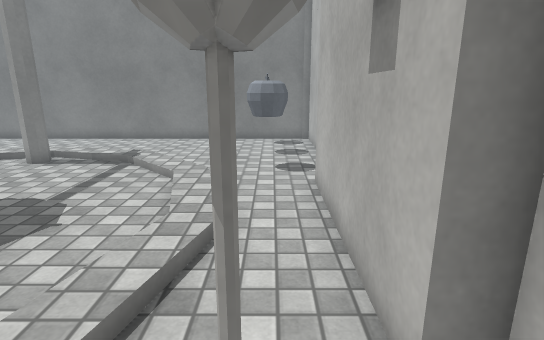
View 1 (above)

13 first-person views from a walk through a Unity game level. The camera is 1.4 m above the floor, tilts 14° down and sees 80° across. The floor is counted in squares, 0.5 m on a side. Each view is taken from the middle of a square. On the plan, view 1 faces up. The plan holds only what a view shows up to about 20 squares ahead; the rest is blank. The place goes on beyond the plan. The player character is not drawn. Some surface patterns are stand-ins.

View 2
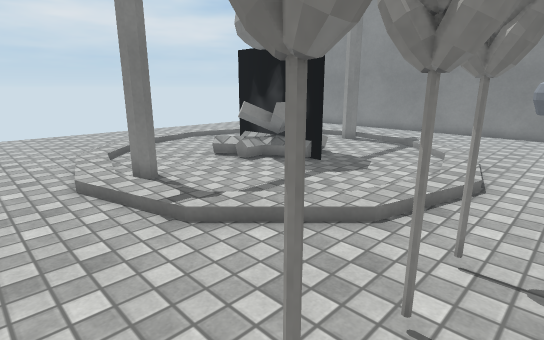

View 3
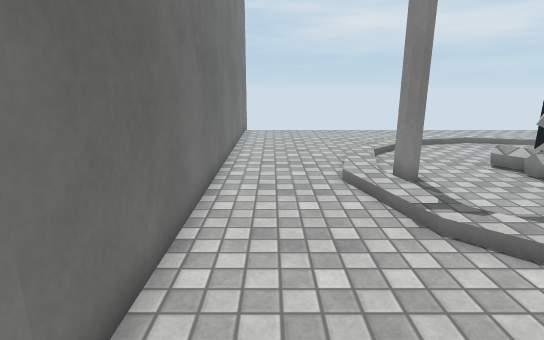

View 4
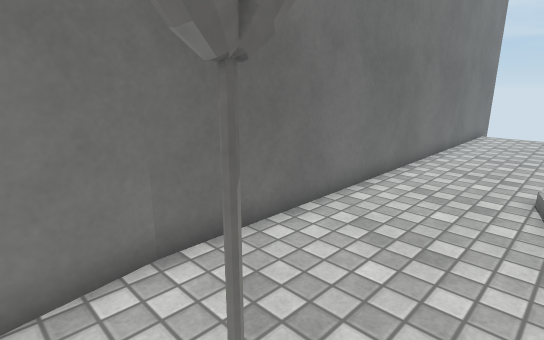

View 5
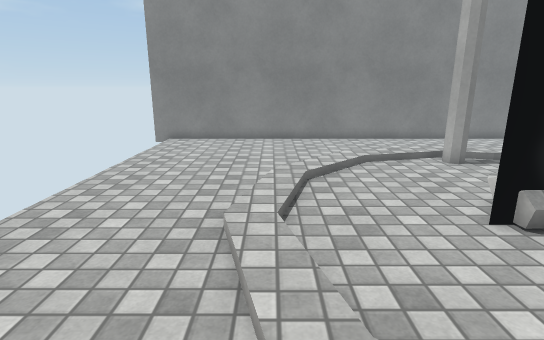

View 6
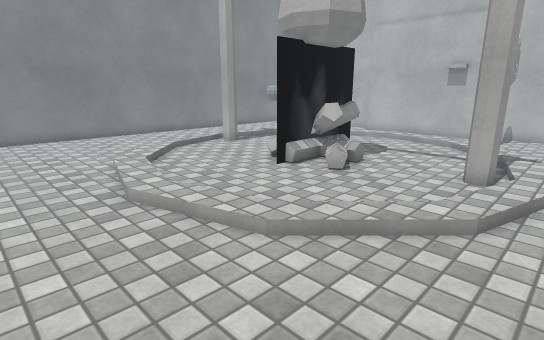

View 7
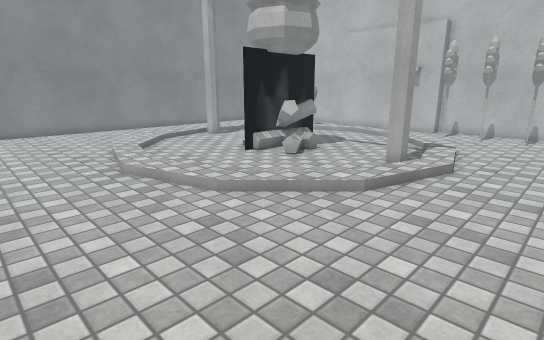

View 8
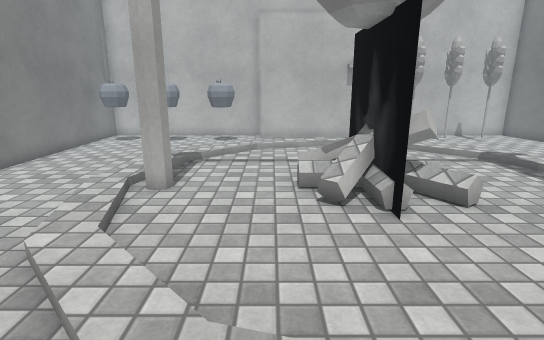

View 9
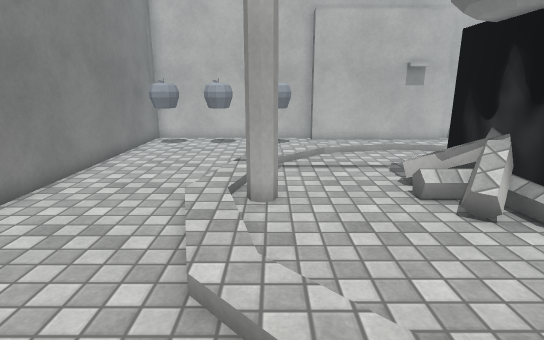

View 10
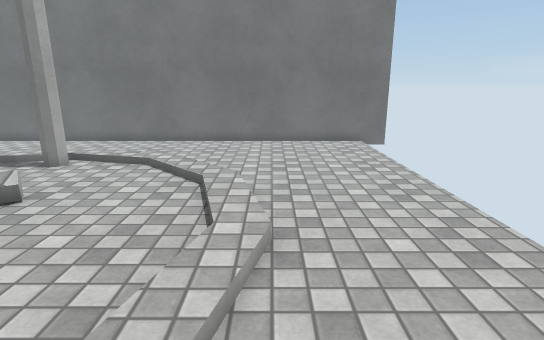

View 11
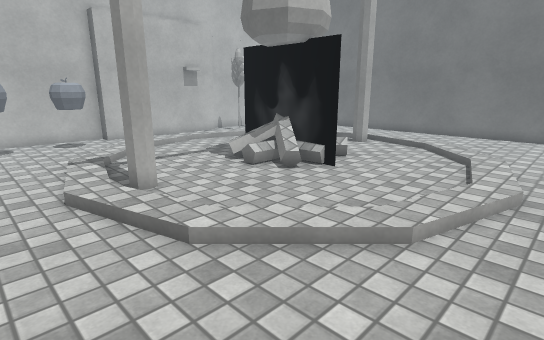

View 12
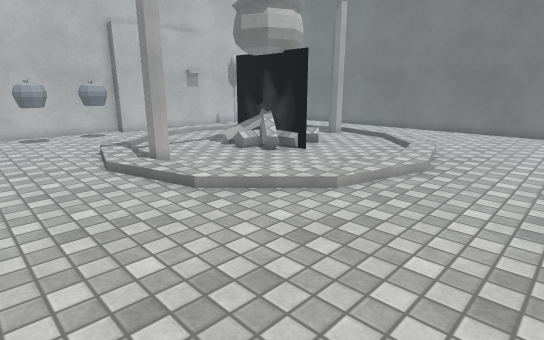

View 13
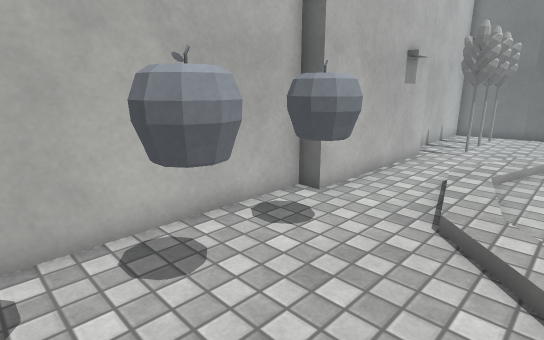

### Floor plan
Key: @ floor where view 1 was taken; # wall or solid block; . main floor; : floor 0.25 m higher than the main floor; / step, stairs or slope; O other object.
Columns run from 22 left of view 1 to 2 right of it. Each row starts with its distance up from view 1.
 19 #########################
 18  .....................O.#
 17  .....................O.#
 16  .......................#
 15  .....................O.#
 14  ........../////......O.#
 13  ......../:  O   /......#
 12  ......./    O    /...O.#
 11  ....../           /..O.#
 10  ...../             /..##
  9  ...../             /..#
  8  .....:              ..#
  7  ..../      O O      /.#
  6  ..../     OOOOO     /.#
  5  .....      OOO      ..#
  4  .....:             :..#
  3  ...../             /..##
  2  ...../:           :/...#
  1  ....../:    O    :/..#.#
  0  ......./:   O   :/...@.#
 -1  .........//::://.....#.#
 -2  .......................#
 -3  .....................#.#
 -4  .......................#
 -5  ...................... #
 -6 #########################

Positions as (right, up) in squares from view 1, and headings:
1: (0, 0), facing up
2: (1, -4), facing up-left
3: (1, -4), facing left
4: (1, -1), facing down-left
5: (-16, 0), facing up
6: (-20, -2), facing up-right
7: (-21, -5), facing up-right
8: (-18, 9), facing right
9: (-17, 12), facing right
10: (-17, 12), facing down
11: (-18, 16), facing down-right
12: (-21, 18), facing down-right
13: (-4, 17), facing down-right
